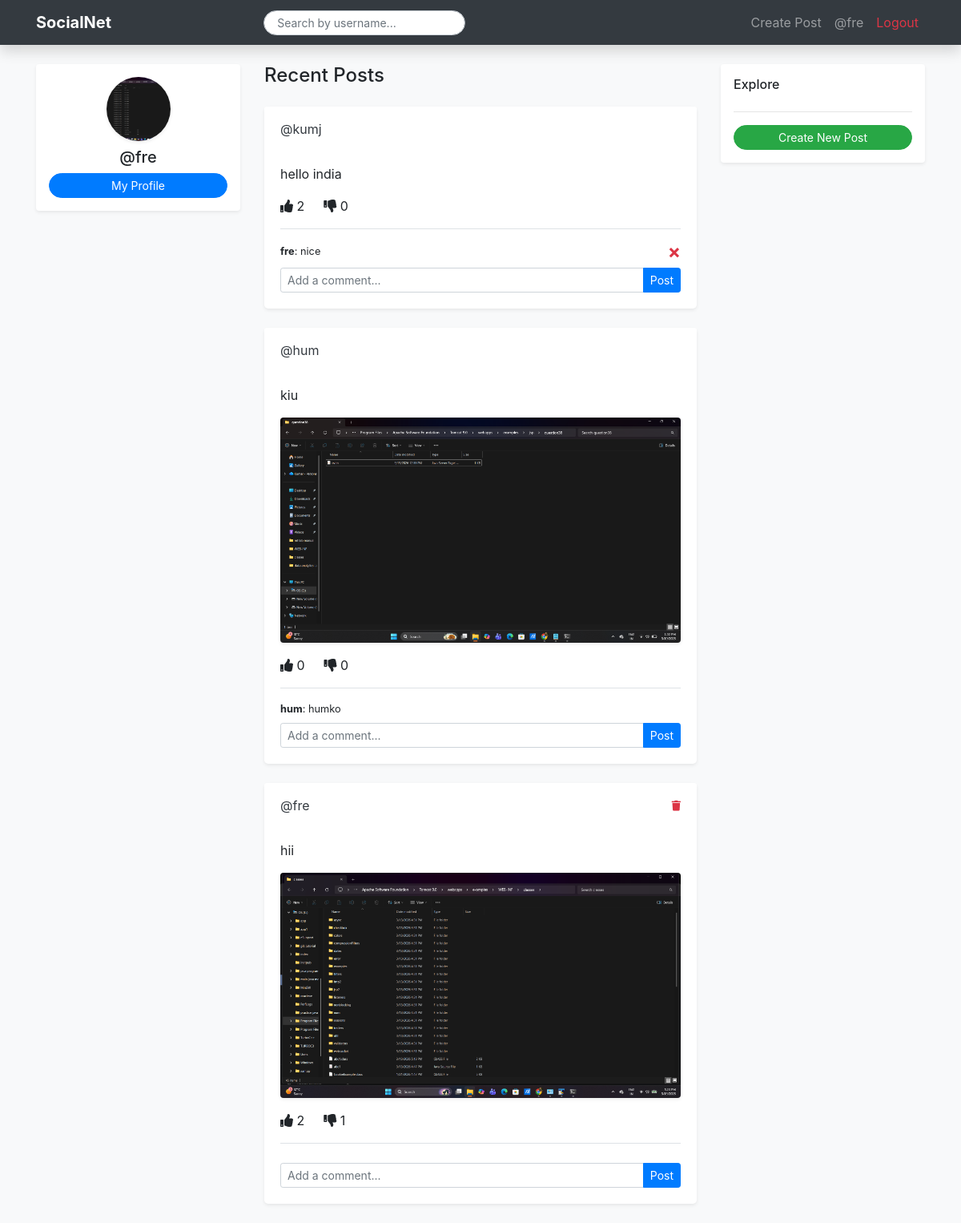
Screenshot of /home (signed in) with the database file from the repository.
### website/models.py (models this page shows)
class User(db.Model, UserMixin):
    id = db.Column(db.Integer, primary_key=True)
    email = db.Column(db.String(150), unique=True)
    username = db.Column(db.String(150), unique=True)
    password = db.Column(db.String(150))
    bio = db.Column(db.String(255), default="New member.")
    profile_pic = db.Column(db.String(150), default="default.png")
    posts = db.relationship('Post', backref='user', passive_deletes=True)
    comments = db.relationship('Comment', backref='user', passive_deletes=True)
    likes = db.relationship('Like', backref='user', passive_deletes=True)
    dislikes = db.relationship('Dislike', backref='user', passive_deletes=True)
    followed = db.relationship(
        'User', secondary=followers,
        primaryjoin=(followers.c.follower_id == id),
        secondaryjoin=(followers.c.followed_id == id),
        backref=db.backref('followers', lazy='dynamic'), lazy='dynamic')

class Post(db.Model):
    id = db.Column(db.Integer, primary_key=True)
    text = db.Column(db.Text, nullable=False)
    image = db.Column(db.String(150))
    category = db.Column(db.String(50), default="General")
    date_created = db.Column(db.DateTime(timezone=True), default=func.now())
    author = db.Column(db.Integer, db.ForeignKey('user.id', ondelete="CASCADE"), nullable=False)
    comments = db.relationship('Comment', backref='post', passive_deletes=True)
    likes = db.relationship('Like', backref='post', passive_deletes=True)
    dislikes = db.relationship('Dislike', backref='post', passive_deletes=True)

class Comment(db.Model):
    id = db.Column(db.Integer, primary_key=True)
    text = db.Column(db.String(200), nullable=False)
    date_created = db.Column(db.DateTime(timezone=True), default=func.now())
    author = db.Column(db.Integer, db.ForeignKey('user.id', ondelete="CASCADE"), nullable=False)
    post_id = db.Column(db.Integer, db.ForeignKey('post.id', ondelete="CASCADE"), nullable=False)

### website/views.py (the view)
@views.route("/")
@views.route("/home")
@login_required
def home():
    search_query = request.args.get('search')
    if search_query:
        posts = Post.query.join(User).filter(
            User.username.contains(search_query)
        ).order_by(Post.date_created.desc()).all()
        if not posts:
            flash(f'No posts found from user "{search_query}"', category='error')
    else:
        posts = Post.query.order_by(Post.date_created.desc()).all()
    return render_template("home.html", user=current_user, posts=posts, search_query=search_query)

### website/__init__.py (called while the page is built)
def create_app():
    app = Flask(__name__)
    app.config['SECRET_KEY'] = "helloworld"
    app.config['SQLALCHEMY_DATABASE_URI'] = f"sqlite:///{DB_NAME}"
    upload_folder = path.join(app.root_path, 'static', 'uploads')
    app.config['UPLOAD_FOLDER'] = upload_folder
    if not path.exists(upload_folder):
        makedirs(upload_folder)
    db.init_app(app)
    from .views import views
    from .auth import auth
    app.register_blueprint(views, url_prefix="/")
    app.register_blueprint(auth, url_prefix="/")
    from .models import User, Post, Comment, Like, Dislike
    with app.app_context():
        db.create_all()
    login_manager = LoginManager()
    login_manager.login_view = "auth.login"
    login_manager.init_app(app)
    @login_manager.user_loader
    def load_user(id):
        return User.query.get(int(id))
    return app

### website/templates/home.html
{% extends "base.html" %}
{% block content %}
<div class="row">
    <div class="col-md-3 d-none d-md-block">
        <div class="card shadow-sm border-0 p-3 text-center sticky-top" style="top: 80px;">
            <img src="{{ url_for('static', filename='uploads/' + user.profile_pic) }}" class="rounded-circle mx-auto mb-2 shadow-sm" style="width: 80px; height: 80px; object-fit: cover;">
            <h5 class="fw-bold">@{{ user.username }}</h5>
            <a href="/profile/{{ user.username }}" class="btn btn-sm btn-primary rounded-pill btn-block">My Profile</a>
        </div>
    </div>
    <div class="col-md-6">
        {% if search_query %}
            <div class="alert alert-info d-flex justify-content-between align-items-center">
                <span>Showing posts from: <strong>@{{ search_query }}</strong></span>
                <a href="/home" class="btn btn-sm btn-outline-info">View All Feed</a>
            </div>
        {% else %}
            <h4 class="mb-4 fw-bold">Recent Posts</h4>
        {% endif %}
        {% include "posts_div.html" %}
    </div>
    <div class="col-md-3">
        <div class="card shadow-sm border-0 p-3">
            <h6 class="fw-bold">Explore</h6>
            <hr>
            <a href="{{ url_for('views.create_post') }}" class="btn btn-success btn-sm btn-block rounded-pill">Create New Post</a>
        </div>
    </div>
</div>
{% endblock %}

### website/templates/base.html (shortened to what this page needs)
<!DOCTYPE html>
<html>
  <head>
    <link rel="stylesheet" href="https://stackpath.bootstrapcdn.com/bootstrap/4.4.1/css/bootstrap.min.css" />
    <link rel="stylesheet" href="https://cdnjs.cloudflare.com/ajax/libs/font-awesome/5.15.4/css/all.min.css" />
  </head>
  <body class="bg-light">
    <nav class="navbar navbar-expand-lg navbar-dark bg-dark sticky-top shadow">
      <div class="container">
        <a class="navbar-brand font-weight-bold" href="/">SocialNet</a>
        <div class="collapse navbar-collapse" id="navbar">
          <form class="form-inline mx-auto" action="/home" method="GET">
            <input class="form-control form-control-sm rounded-pill px-3"
                   type="search" name="search"
                   placeholder="Search by username..."
                   value="{{ search_query if search_query else '' }}">
          </form>
          <div class="navbar-nav ml-auto">
            {% if user.is_authenticated %}
            <a class="nav-item nav-link" href="{{ url_for('views.create_post') }}">Create Post</a>
            <a class="nav-item nav-link" href="/profile/{{ user.username }}">@{{ user.username }}</a>
            <a class="nav-item nav-link text-danger" href="/logout">Logout</a>
            {% else %}
            <a class="nav-item nav-link" href="/login">Login</a>
            {% endif %}
          </div>
        </div>
      </div>
    </nav>
    <div class="container mt-4">{% block content %}{% endblock %}</div>
  </body>
</html>

### website/templates/posts_div.html
<div id="posts">
  {% for post in posts %}
  <div class="card mb-4 shadow-sm border-0 rounded-lg">
    <div class="card-header bg-white d-flex justify-content-between align-items-center pt-3 border-0">
      <a href="/profile/{{ post.user.username }}" class="fw-bold text-dark">@{{ post.user.username }}</a>
      {% if user.id == post.author %}
      <a href="{{ url_for('views.delete_post', id=post.id) }}" class="text-danger small"><i class="fas fa-trash"></i></a>
      {% endif %}
    </div>
    <div class="card-body">
      <p class="card-text">{{ post.text }}</p>
      {% if post.image %}
          <img src="{{ url_for('static', filename='uploads/' + post.image) }}" class="img-fluid rounded mb-3 shadow-sm"/>
      {% endif %}
      <div class="d-flex align-items-center mb-3">
          <div class="mr-4" onclick="like({{ post.id }})" style="cursor:pointer;">
              <i id="like-icon-{{ post.id }}" class="fas fa-thumbs-up"></i>
              <span id="likes-count-{{ post.id }}">{{ post.likes|length }}</span>
          </div>
          <div onclick="dislike({{ post.id }})" style="cursor:pointer;">
              <i id="dislike-icon-{{ post.id }}" class="fas fa-thumbs-down"></i>
              <span id="dislikes-count-{{ post.id }}">{{ post.dislikes|length }}</span>
          </div>
      </div>
      <div class="border-top pt-3">
        {% for comment in post.comments %}
        <div class="d-flex justify-content-between align-items-center mb-2">
          <span class="small"><strong>{{ comment.user.username }}</strong>: {{ comment.text }}</span>
          {% if user.id == comment.author or user.id == post.author %}
          <a href="{{ url_for('views.delete_comment', comment_id=comment.id) }}" class="text-danger" style="font-size: 1.5rem; font-weight: bold; line-height: 1;">&times;</a>
          {% endif %}
        </div>
        {% endfor %}
        <form method="POST" action="/create-comment/{{ post.id }}" class="mt-2">
          <div class="input-group input-group-sm">
            <input type="text" name="text" class="form-control rounded-pill-left" placeholder="Add a comment...">
            <div class="input-group-append">
                <button type="submit" class="btn btn-primary rounded-pill-right">Post</button>
            </div>
          </div>
        </form>
      </div>
    </div>
  </div>
  {% endfor %}
</div>

### rows the page displays
User: username "fre", profile_pic (picture)
Post: user.username "kumj", text "hello india", likes|length "2", dislikes|length "0"
Comment: user.username "fre", text "nice"
Post: user.username "hum", text "kiu", image (picture), likes|length "0", dislikes|length "0"
Comment: user.username "hum", text "humko"
Post: user.username "fre", text "hii", image (picture), likes|length "2", dislikes|length "1"
